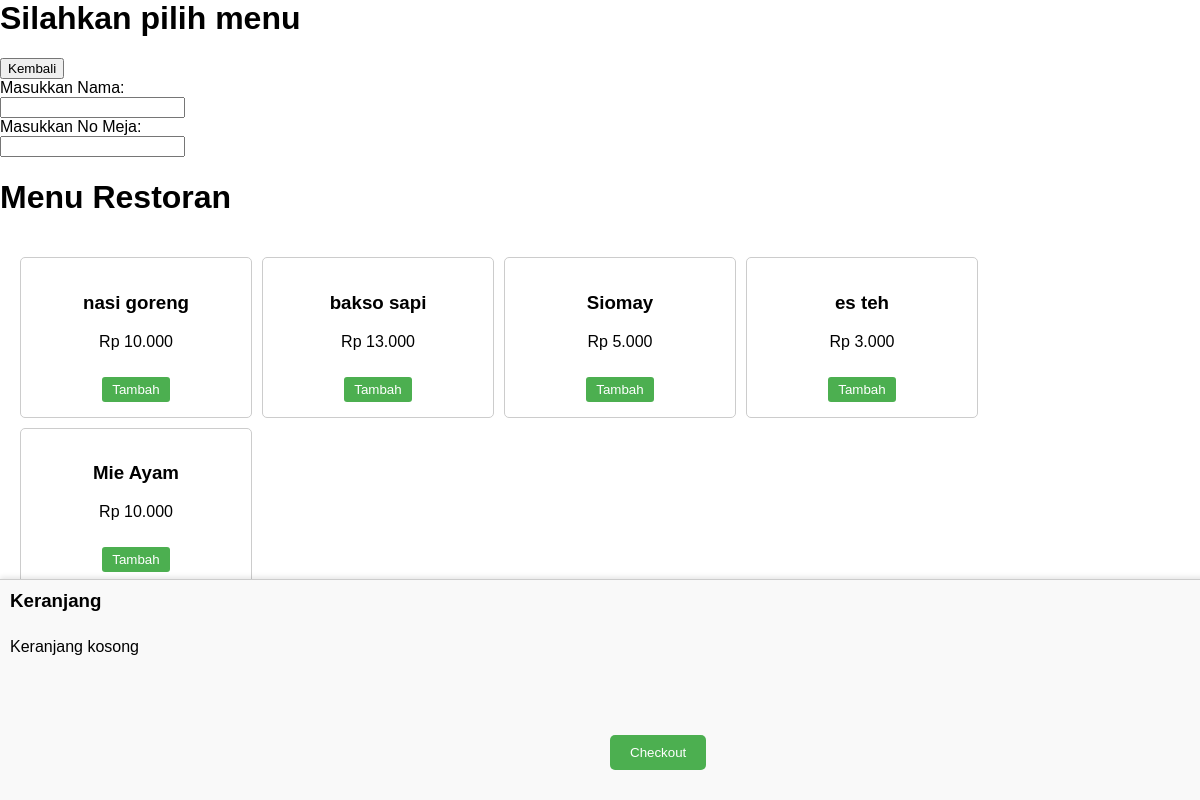
The page /pelanggan.php on the database as committed earlier.
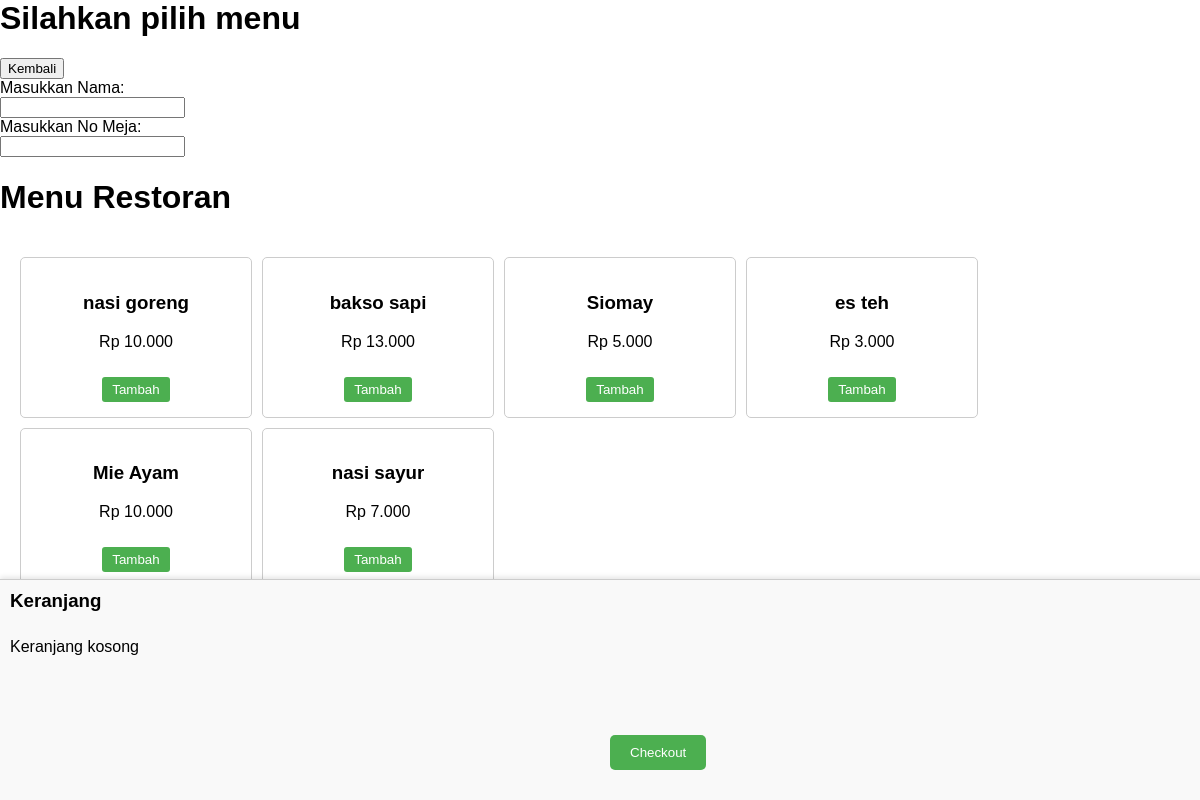
The same page on the database as committed later.
### tables this page shows
CREATE TABLE `menu` (
  `id_menu` int(11) NOT NULL,
  `nama_makanan` varchar(100) DEFAULT NULL,
  `harga` decimal(10,2) DEFAULT NULL
);

### pelanggan.php (the view, shortened to what this page needs)
<?php
include "database.php";
$sql_read = "SELECT * FROM menu";
$result = $conn->query($sql_read);
?>
<!DOCTYPE html>
<html lang="en">
<head>
</head>
<body>
    <header>
        <h1>Silahkan pilih menu</h1>
        <button onclick="window.location.href='masuk.php'">Kembali</button>
    </header>
    <form action="pelanggan.php" method="POST" id="customerForm">
        <label for="nama">Masukkan Nama:</label><br>
        <input type="text" id="nama" name="nama" required><br>
        <label for="no_meja">Masukkan No Meja:</label><br>
        <input type="number" id="no_meja" name="no_meja" required><br>
    </form>
    <div class="Menu_dan_cart">
        <h1>Menu Restoran</h1>
        <div class="menu-list">
            <?php
            if ($result->num_rows > 0) {
                while ($row = $result->fetch_assoc()) {
                    echo "<div class='menu-item'>";
                    echo "<h3>" . $row['nama_makanan'] . "</h3>";
                    echo "<p>Rp " . number_format($row['harga'], 0, ',', '.') . "</p>";
                    echo "<button onclick=\"addToCart(" . $row['id_menu'] . ", '" . $row['nama_makanan'] . "', " . $row['harga'] . ")\">Tambah</button>";
                    echo "</div>";
                }
            } else {
                echo "<p>Tidak ada menu tersedia</p>";
            }
            ?>
        </div>
        <div class="cart">
            <h3>Keranjang</h3>
            <div class="cart-items">
                <p>Keranjang kosong</p>
            </div>
            <div class="checkout">
                <button type="button" onclick="checkout()">Checkout</button>
            </div>
        </div>
    </div>
</body>
</html>

Rows that differ between the two databases and show on the page:
added menu: nama_makanan "nasi sayur", harga "7.000"
